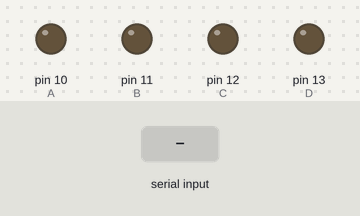
Recording of a sketch running on a simulated Arduino Uno, built with avr-gcc and run on an emulated ATmega328P. Shown: output pins drawn as LEDs (lit = HIGH). Inputs (shaded band) come from the test bench.

Above: at 1.2 s.
1.3 s: "90,45\n" received over Serial
At 1.7 s:
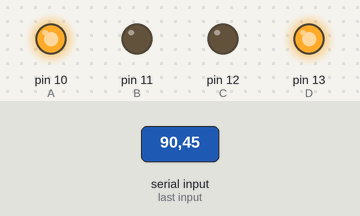
At 4.4 s:
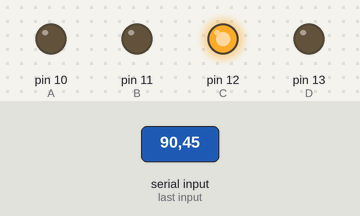
7.3 s: "30,150\n" received over Serial
At 13.7 s:
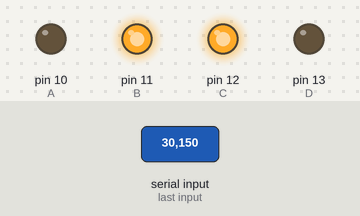
Timing chart, 0 to 15.2 s (numbered marks = the images above; inputs shaded):
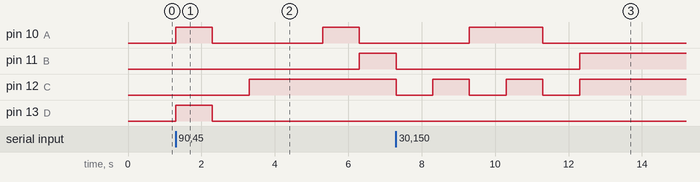

Measured:
- after the input at 1.3 s, pin 10 (A): alternates HIGH for 1.0 s and LOW for 3.0 s, starting at once; pin 11 (B): LOW → HIGH after 5.0 s; pin 12 (C): LOW → HIGH after 2.0 s; pin 13 (D): LOW → HIGH at once, → LOW 1.0 s later
- after the input at 7.3 s, pin 10 (A): LOW → HIGH after 2.0 s, → LOW 2.0 s later; pin 11 (B): HIGH → LOW at once, → HIGH 5.0 s later; pin 12 (C): alternates HIGH for 1.0 s and LOW for 1.0 s, 6 changes in all, then stays HIGH, starting at once

The sketch:

___.ino
```cpp
int A = 10;
int B = 11;
int C = 12;
int D = 13;
int income = 0;
int i = 0, n;
void setup()
{
  Serial.begin(9600);
  pinMode(A, OUTPUT);
  pinMode(B, OUTPUT);
  pinMode(C, OUTPUT);
  pinMode(D, OUTPUT);
}

void loop()
{
  if(Serial.available() > 0)
  {
    income = Serial.read() - '0';
    n = income;
    i = 0;
    int digitalled[4] = {0, 0, 0, 0};
    do {
        digitalled[i++] = n % 2;
        n /= 2;
    } while(n != 0) ;
    digitalWrite(A, digitalled[0]);
    digitalWrite(B, digitalled[1]);
    digitalWrite(C, digitalled[2]);
    digitalWrite(D, digitalled[3]);
    delay(1000);
  }
}
```
